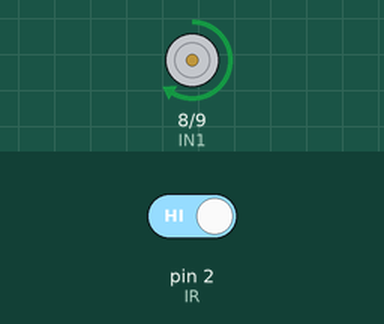
A sketch run on a simulated Arduino Uno, built with avr-gcc and run on an emulated ATmega328P. On the bench: motor-driver pin pairs drawn as motors (green arrow = first pin HIGH = forward, orange = second pin HIGH = backward, longer = more drive, scaled by the enable pin). The test bench sets the inputs (shaded band); at power-on: pin 2 (IR) HIGH.

Above: at 1.2 s.
1.3 s: pin 2 (IR) driven LOW
At 2.5 s:
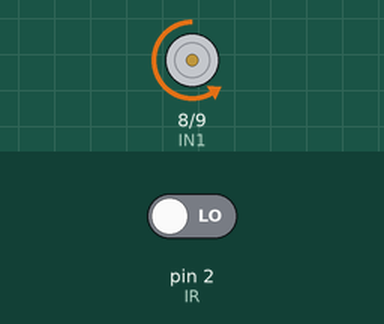
2.8 s: pin 2 (IR) driven HIGH
At 3.9 s:
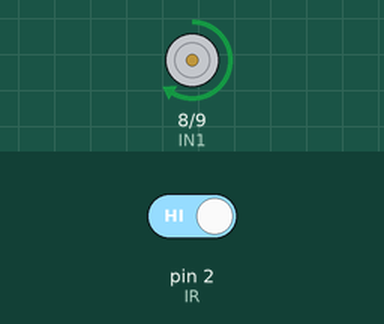
Timing chart, 0 to 5.8 s (numbered marks = the images above; inputs shaded):
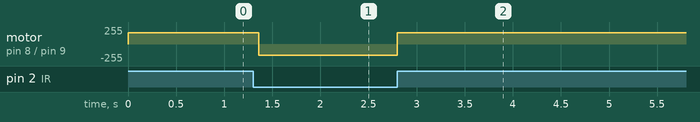

Measured:
- after the input at 1.3 s, motor on pin 8 (IN1) / pin 9 (IN2): forward 170/255 → backward 170/255 after 0.06 s
- after the input at 2.8 s, motor on pin 8 (IN1) / pin 9 (IN2): backward 170/255 → forward 170/255 at once

The sketch:

Projeto_180_Motor_reversivel_com_sensor_IR.ino
```cpp
// Projeto 180 - Motor reversivel com sensor IR
// Arduino Uno | Arduino Neon Lab

const byte IR=2,ENA=5,IN1=8,IN2=9;
void setup(){pinMode(IR,INPUT);for(byte p:{ENA,IN1,IN2})pinMode(p,OUTPUT);}
void loop(){
 bool obstaculo=digitalRead(IR)==LOW;
 digitalWrite(IN1,!obstaculo);digitalWrite(IN2,obstaculo);
 analogWrite(ENA,170);delay(80);
}
```
